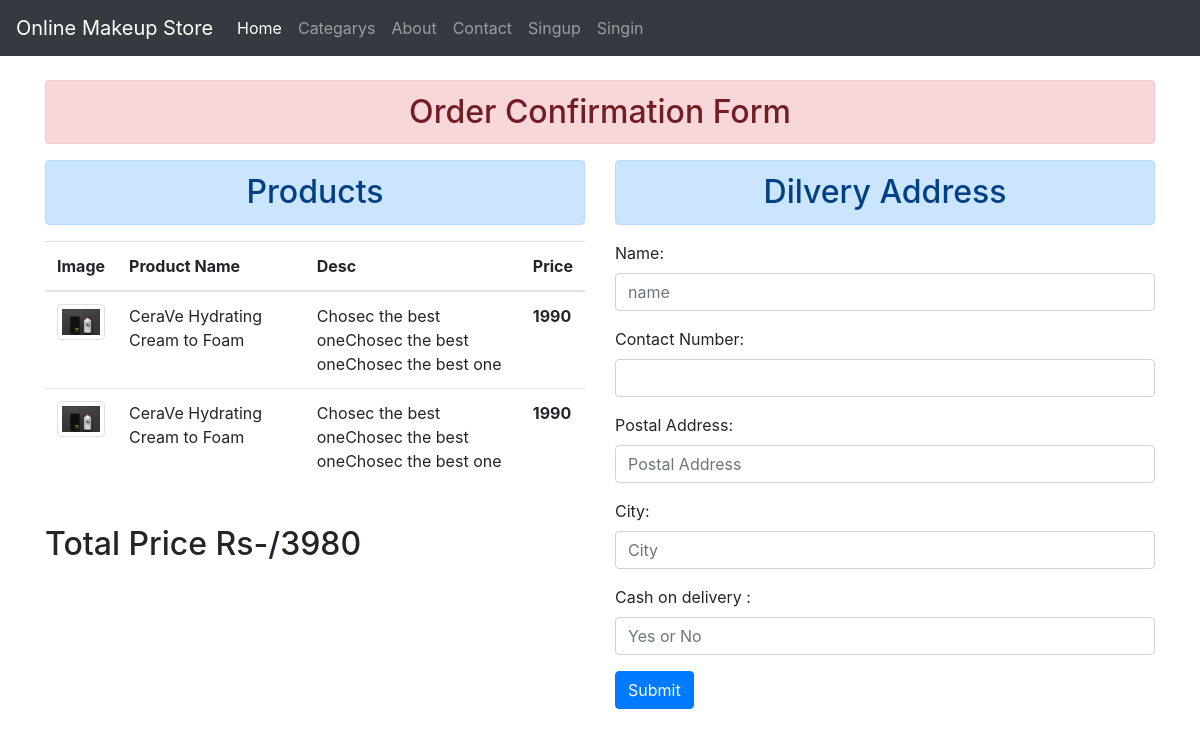
Page /cart/ on the committed database.
### store/models.py (models this page shows)
class Cart(models.Model):
    image=models.ImageField(upload_to=ConfirmOrderImagePath,null=True, blank=True)
    product_name=models.CharField(max_length=50,null=True)
    desc=models.TextField(max_length=500,null=True)
    price=models.IntegerField(default=0,null=True)

### store/views.py (the view)
# urls.py: path('cart/',views.cart,name='cart'),
def cart(request):
    ck=Cart.objects.all()
    total=0
    for c in ck:
        total=total+c.price
    print(total)
    return render(request,'store/order.html',{'products':ck,'tprice':total})

### store/templates/store/order.html (shortened to what this page needs)
{% extends 'store/base.html' %}
{% block body %}
<br>
<div class="container">
   <h2 class="text-center alert alert-danger">Order Confirmation Form</h2>
      <div class="row">
         <div class="col-sm-6">
            <h2 class="text-center alert alert-primary">Products</h2>
            <table class="table table-hover">
               <thead>
                  <tr>
                     <th scope="col" style="width: 10%;">Image</th>
                     <th scope="col" >Product Name</th>
                     <th scope="col" style="width: 40%;">Desc</th>
                     <th scope="col">Price</th>
                  </tr>
               </thead>
               <tbody>
                  {% for produ in products %}
                  <tr>
                     {% if produ.image %}
                        <td><img src="{{ produ.image.url }}" alt="" class="img-thumbnail "></td>
                     {% else %}
                        <td>image</td>
                     {% endif %}
                     <td>{{produ.product_name}}</td>
                     <td>{{produ.desc}}</td>
                     <td><b>{{produ.price}}</td>
                     {% endfor %}
                  </tr>
               </tbody>
            </table><br>
            <h2>Total Price Rs-/{{tprice}}</h2>
         </div>
            <div class="col-sm-6">
               <h2 class="text-center alert alert-primary">Dilvery Address</h2>
               <form  method="POST" action="/ConfirmOrder/" >
                  <div class="mb-3">
                     <label for="name" class="form-label">Name:</label>
                     <input type="text" class="form-control" id="name" name="name" required placeholder="name">
                  </div>
                  <div class="mb-3">
                  <label for="email" class="form-label">Contact Number:</label>
                  <input type="tel" class="form-control" id="cnum" name="cnum" required laceholder="03055535384">
                  </div>
                  <div class="mb-3">
                  <label for="phone" class="form-label">Postal Address:</label>
                  <input type="text" class="form-control " id="pstad" name="pstad" required placeholder="Postal Address">
                  </div>
                  <div class="mb-3">
                     <label for="phone" class="form-label">City:</label>
                     <input type="text" class="form-control " id="city" name="city" required placeholder="City">
                  </div>
                  <div class="mb-3">
                     <label for="phone" class="form-label">Cash on delivery :</label>
                     <input type="text" class="form-control"  id="payment" name="payment" required placeholder="Yes or No">
                  </div>
                  <button type="submit" class="btn btn-primary">Submit</button>
               </form>
            </div>
      </div>
</div>
{% endblock body %}

### store/static/css/style.css (style rules this page uses)
body { background-color: white; }

### rows in the picture
Cart: image (picture), product_name "CeraVe Hydrating Cream to Foam", desc "Chosec the best oneChosec the best oneChosec the best one", price "1990"
Cart: image (picture), product_name "CeraVe Hydrating Cream to Foam", desc "Chosec the best oneChosec the best oneChosec the best one", price "1990"

### other values in the picture
{{ tprice }} "3980"
